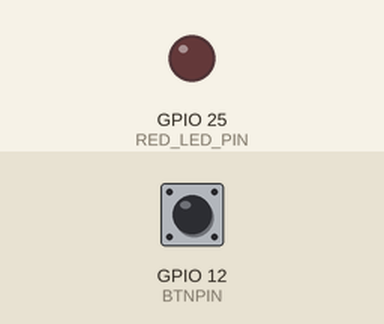
This sketch was run on a simulated ESP32. On the bench: output pins drawn as LEDs (lit = HIGH). Inputs (shaded band) come from the test bench; at power-on: GPIO 12 (BTNPIN) HIGH.

Above: at 1.2 s.
1.3 s: GPIO 12 (BTNPIN) pulled LOW for 0.15 s
At 2.5 s:
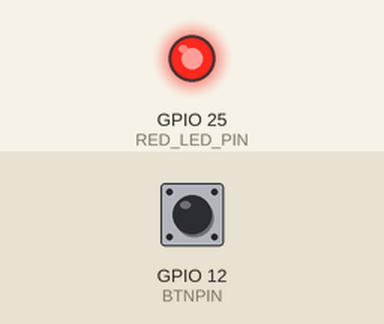
2.9 s: GPIO 12 (BTNPIN) pulled LOW for 1 s
At 3.7 s:
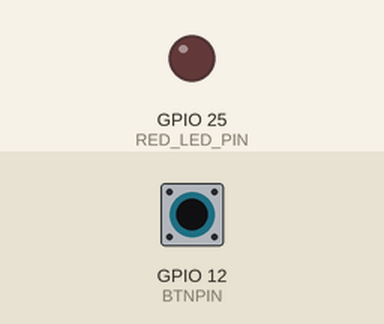
5.4 s: GPIO 12 (BTNPIN) pulled LOW for 3.2 s
At 6.8 s:
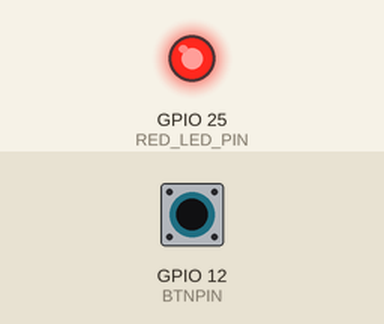
Timing chart, 0 to 8.4 s (numbered marks = the images above; inputs shaded):
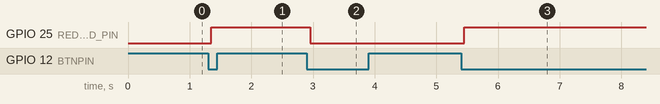

The sketch:

button-debouncing.ino
```cpp
// LED pin
#define RED_LED_PIN     25
// Button pin
#define BTNPIN          12

int led_state = LOW;
int button_state = HIGH;
int last_button_state = HIGH;

unsigned long last_debounce_time = 0;
unsigned long debounce_delay = 50;

void setup()
{
  // Konfigurasi GPIO pin sebagai output untuk LED
  pinMode(RED_LED_PIN, OUTPUT);

  // Set nilai LED ke kondisi off
  digitalWrite(RED_LED_PIN, HIGH);

  // Konfigurasi GPIO pin sebagai input pull-up untuk button
  pinMode(BTNPIN, INPUT_PULLUP);
}

void loop()
{
  // Membaca state button kemudian disimpan pada variable
  int reading = digitalRead(BTNPIN);

  // Jika nilai button berubah, karena noise atau penekanan
  if (reading != last_button_state)
  {
    // Simpan nilai milis
    last_debounce_time = millis();
  }

  // Jika sudah melebihi waktu untuk menunggu debouncing
  if ((millis() - last_debounce_time) > debounce_delay)
  {
    // Jika state button berubah
    if (reading != button_state)
    {
      button_state = reading;

      // Toggle LED hanya jika state button-nya LOW (active-low circuit)
      if (button_state == LOW)
      {
        led_state = !led_state;
      }
    }
  }

  // Set nilai LED state ke GPIO
  digitalWrite(RED_LED_PIN, led_state);

  // Update variable reading untuk iterasi loop berikutnya
  last_button_state = reading;
}
```

Measured:
- after the input at 1.3 s, GPIO 25 (RED_LED_PIN): LOW → HIGH after 0.05 s
- after the input at 2.9 s, GPIO 25 (RED_LED_PIN): HIGH → LOW after 0.05 s
- after the input at 5.4 s, GPIO 25 (RED_LED_PIN): LOW → HIGH after 0.05 s
